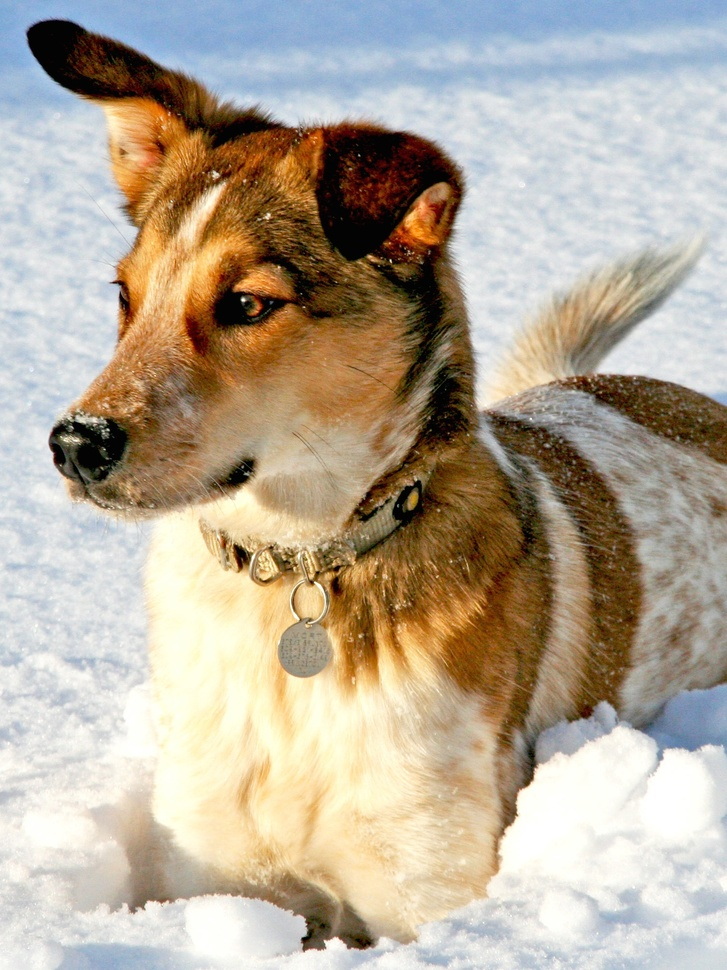
#> input picture data/dog.jpg, 727 x 970 px, shrunk from 1500 x 2000 before the run
$ python FFT.py
#> lines starting #> are read from the running program, lines starting #| are printed output that depends on the picture; after the words box and inside, x2 and y2 are one past the last pixel; in counts of white or black regions, pixels touching at a corner belong together
from matplotlib.image import imread
import numpy as np
import matplotlib.pyplot as plt
import os

"""Image compression using FFT"""

plt.rcParams['figure.figsize'] = [12, 8]
plt.rcParams.update({'font.size': 18})
im = imread('data/dog.jpg')
#> im is the input picture: shape (970, 727, 3); mean R, G, B 181.4, 169.5, 152
im_gray = np.mean(im, -1)  # convert RGB to gray scale
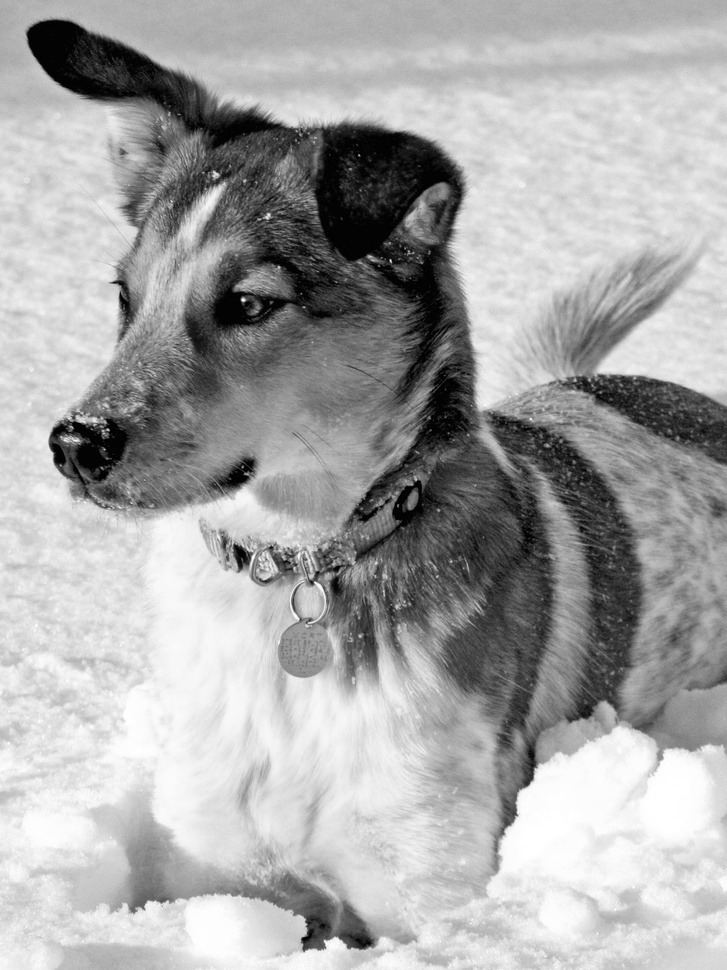
#> im_gray: shape (970, 727) float64; min 0, max 255, mean 167.6
# img = plt.imshow(im_gray)
# img.set_cmap('gray')
# plt.axis('off')
# Apply FFT2 to the gray scale (1 dimensional) image
imfft = np.fft.fft2(im_gray)
# Sort the FFT2 values by magnitude, taking the absolute value
# (get rid of the imaginary part geometrically => abs(3 +- 2j) == sqrt(9 + 4))
imfftsort = np.sort(np.abs(imfft.reshape(-1)))
# Descending order
# imffsort_rev = imfftsort[::-1]
# Zero out all small coefficients and inverse transform
# I'm going to keep first 10%, 5%, 1% and 0.2% of Fourier coefficients
for keep in (0.1, 0.05, 0.01, 0.002):
    thresh_ind = int(np.floor((1-keep)*len(imfftsort)))
    thresh = imfftsort[thresh_ind]
    # Find True(1) or False(0) in vector of Fourier coefficients
    ind = np.abs(imfft) > thresh
    # Get rid of all Fourier coefficients, except first keep(10, 5, 1 and 0.2 percents respectively)
    im_gray_low = imfft * ind
    # apply inverse FFT to get processed image
    im_low = np.fft.ifft2(im_gray_low).real
    plt.figure()
    plt.imshow(im_low, cmap='gray')
    plt.axis('off')
    plt.title('Compressed image: keep = ' + str(keep*100) + '%')
#> this loop made 4 passes
#> (thresh_ind, thresh) on passes 1 to 4: (634671, 13678.1), (669930, 21531.7), (698138, 66746.6), (703779, 236923.7)
#> pass 1, `ind = np.abs(imfft) > thresh`:
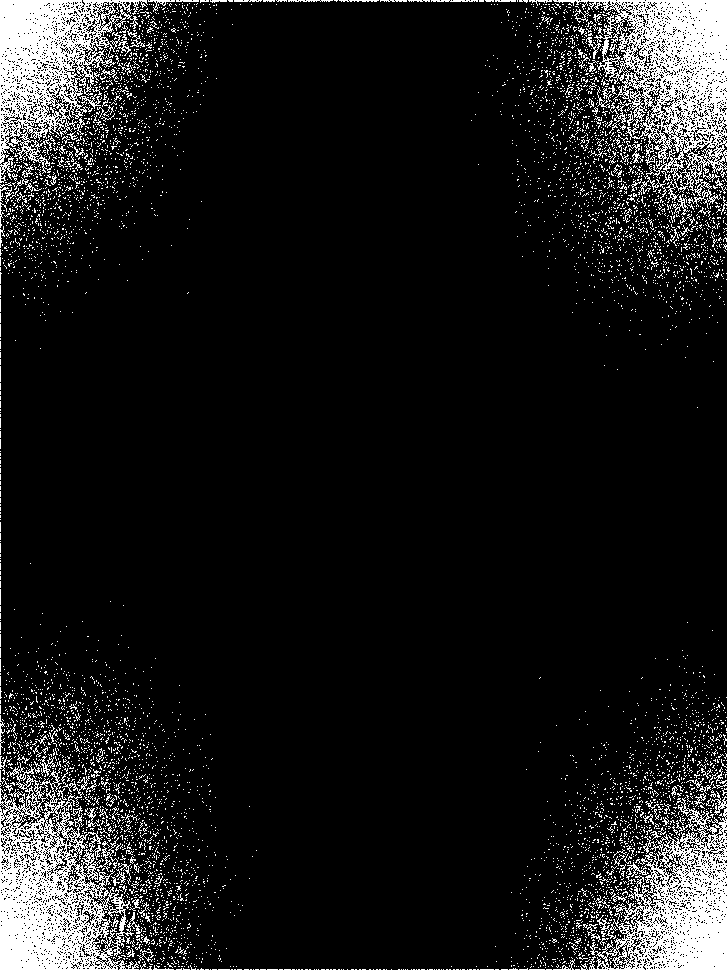
#> ind: shape (970, 727) bool; 10% white; 6167 white regions (6025 under 20 px), largest, box (x1, y1, x2, y2) and area: (553, 0, 727, 209) 14218, (0, 762, 143, 970) 14173, (0, 0, 148, 183) 11422
#> pass 2, `ind = np.abs(imfft) > thresh`:
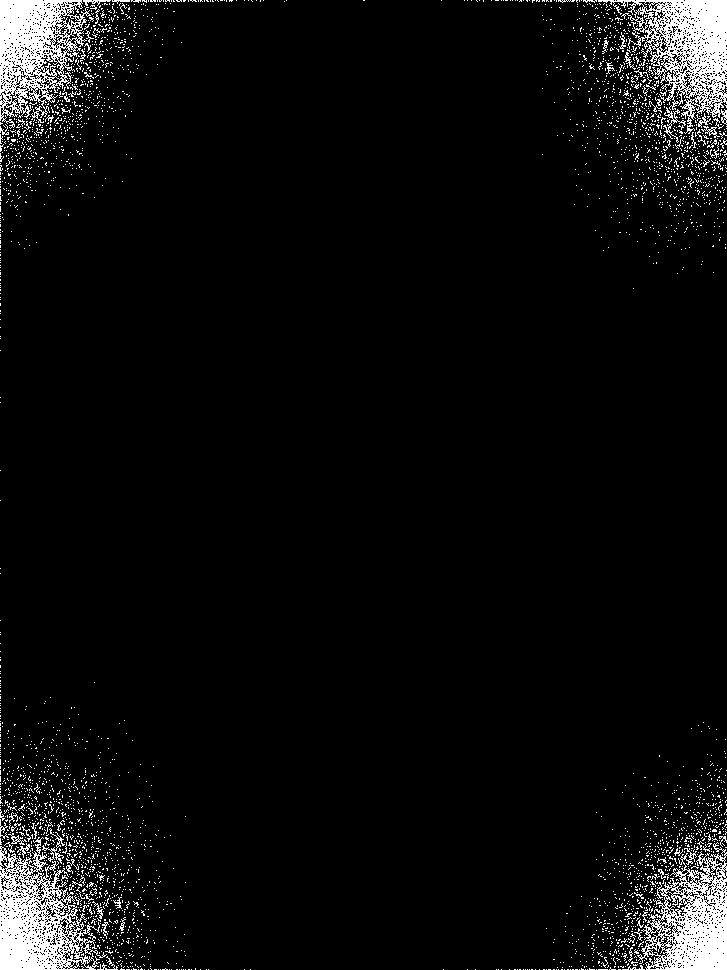
#> ind: shape (970, 727) bool; 5% white; 3584 white regions (3521 under 20 px), largest, box (x1, y1, x2, y2) and area: (598, 0, 727, 134) 6677, (0, 837, 107, 970) 6600, (0, 0, 91, 129) 6049


plt.show()
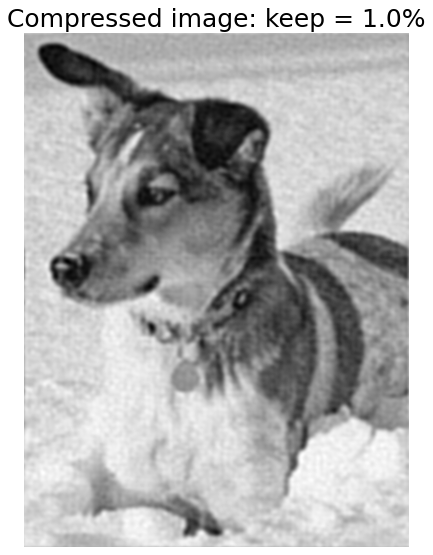
#> figure drawn by matplotlib, 1 panel
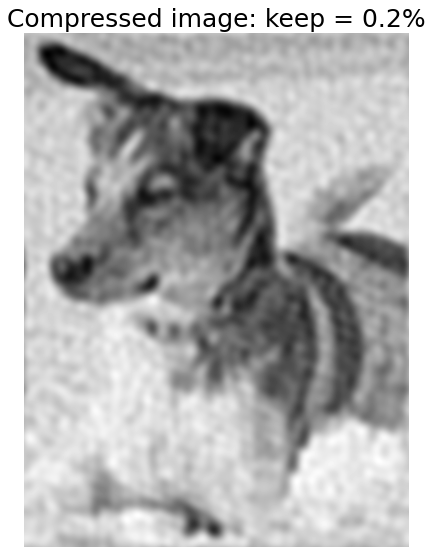
#> figure drawn by matplotlib, 1 panel
